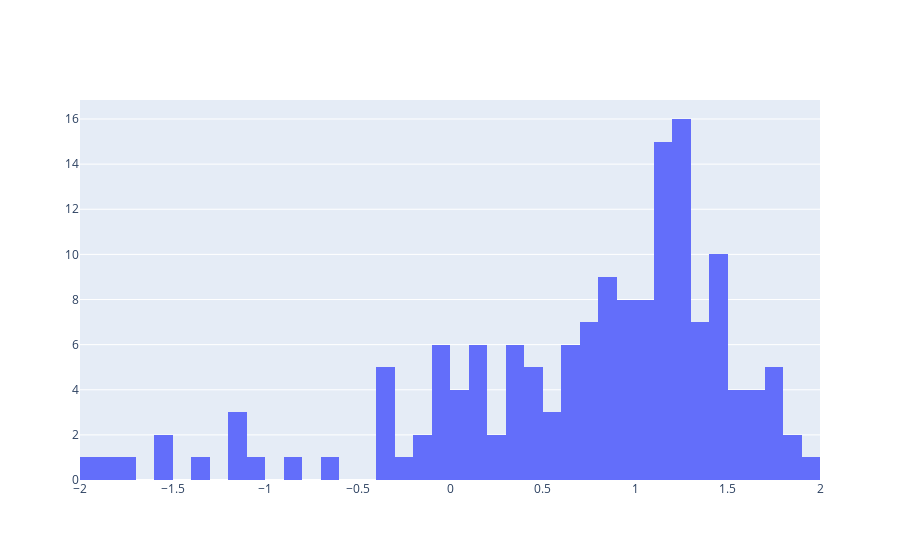

Notebook source saved alongside this figure:
### Code cell
tmp = xyz['z']-26

import plotly.graph_objects as go

fig = go.Figure(data=[go.Histogram(x=tmp, xbins=dict(start=-2, end=2, size=0.1))])
fig.show()

### Figure 1 — Plotly figure (JSON) as saved in the notebook; plotly's stock layout.template omitted (floating-point values rounded to 4 significant figures; data arrays with more than 128 entries replaced by an {"elided": "..."} marker saying what was removed)
{"data": [{"type": "histogram", "x": {"elided": "1797 float values"}, "xbins": {"end": 2, "size": 0.1, "start": -2}}], "layout": {}}
